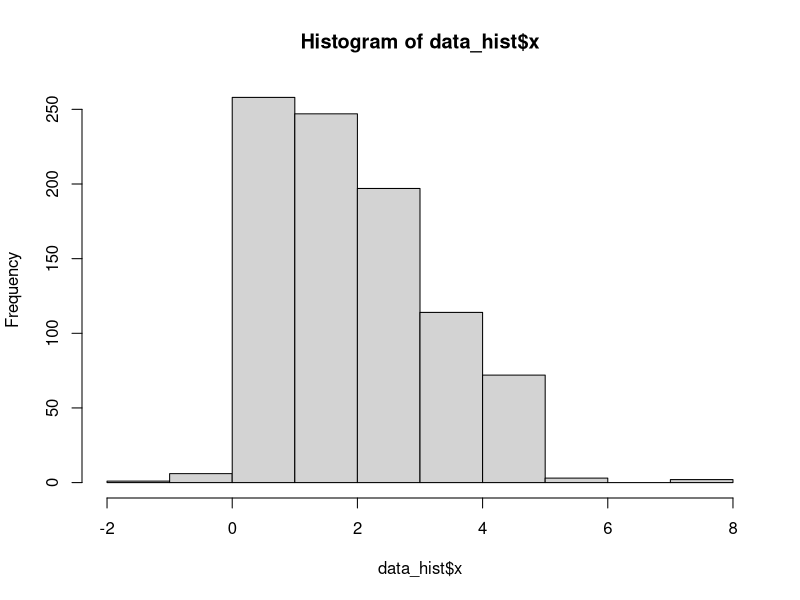
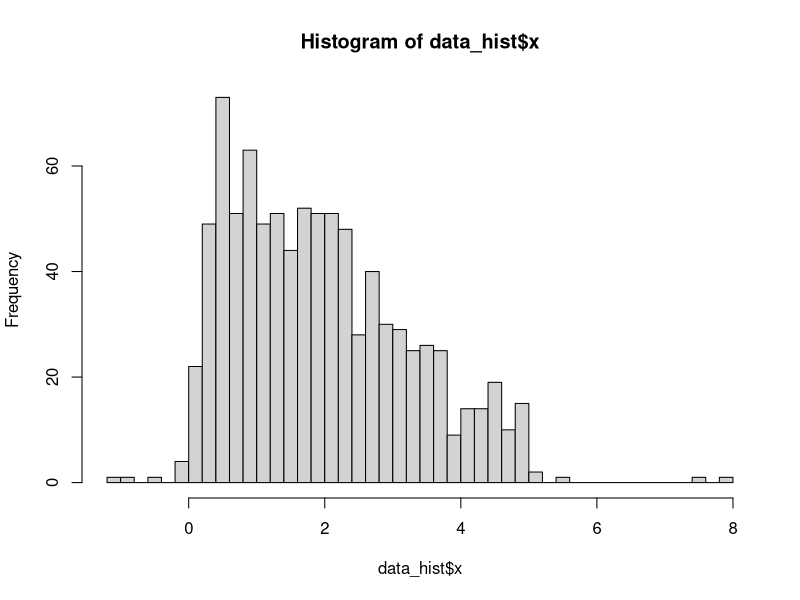
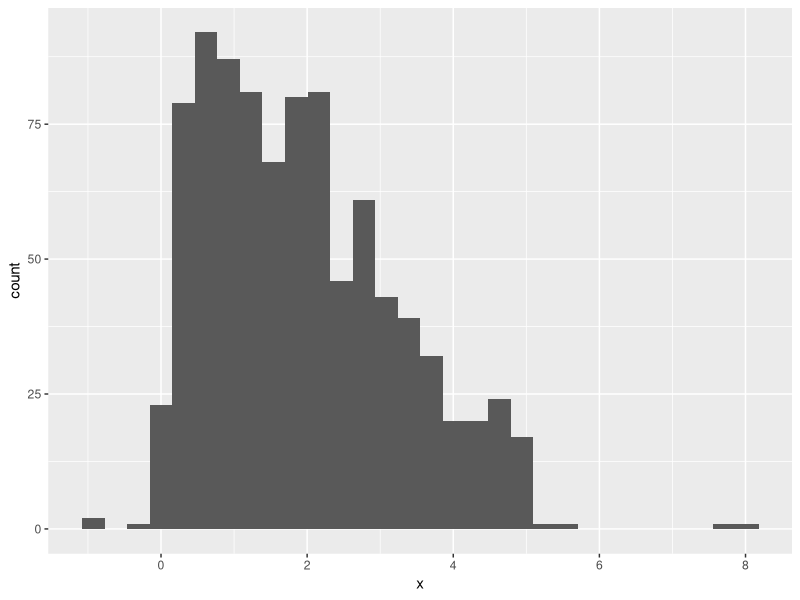
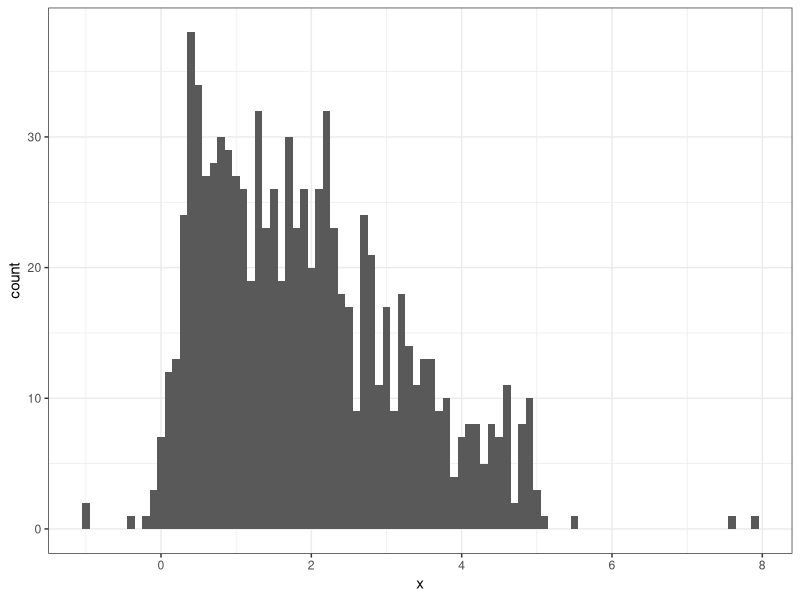

Source code (R) for these figures, in order:
## ---- chunk 1
# wczytanie danych
data_hist <- read.table('data/data_test.txt')

# histogram
hist(data_hist$x)

# histogram z wybraną liczbą przedziałów
hist(data_hist$x, breaks = 50)
## ---- chunk 2
# wczytaj bibliotekę ggplot2
library(ggplot2)

# histogram
ggplot(data_hist, aes(x = x)) + 
  geom_histogram()

# histogram z wybraną szerokością przedziału
ggplot(data_hist, aes(x = x)) + 
  geom_histogram(binwidth = 0.1)+
  theme_bw() # białe tło
